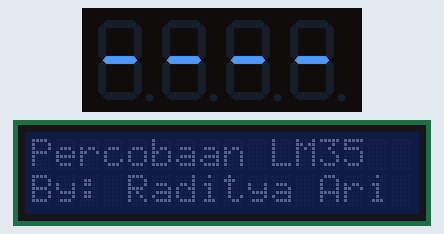
Recording of a sketch running on a simulated Arduino Uno, built with avr-gcc and run on an emulated ATmega328P. Parts: 4-digit seven-segment display, 16×2 character LCD. Wiring (inferred from the names in the program): 4-digit 7-segment display, segments lit when HIGH: segments pin 9, pin 8, pin 7, pin 6, pin 5, pin 4, pin 3; digit selects pin 13, pin 12, pin 11, pin 10. The segment pins are drawn as the display they are named for; what the sketch prints to the serial monitor is not drawn.

Above: at 0.3 s.
At 2.7 s:
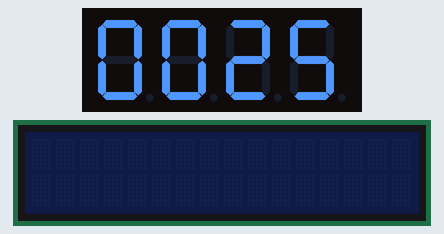
At 35.5 s:
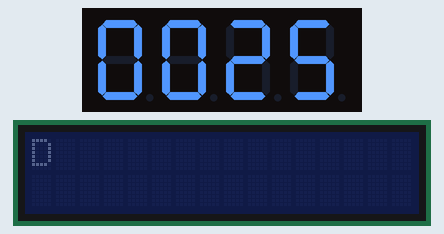
At 36.0 s:
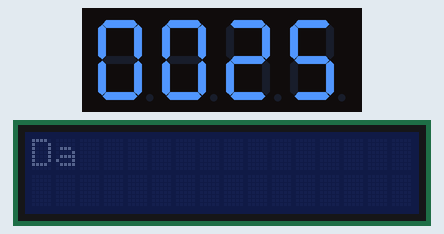
At 36.6 s:
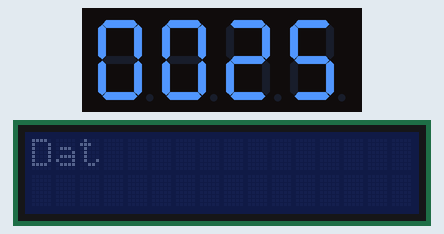
At 38.2 s:
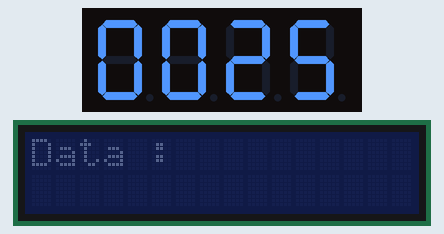

Measured:
- what the display in image 0 shows lasts 1.8 s, from 0.3 s to 2.1 s
- what the display in image 1 shows lasts 32.8 s, from 2.6 s to 35.4 s
- what the display in image 2 shows lasts 0.6 s, from 35.4 s to 36.0 s
- what the display in image 5 shows lasts 1.0 s, from 38.2 s to 39.2 s

The sketch:

Percobaan_LM35.ino
```cpp
#include <LiquidCrystal_I2C.h>

LiquidCrystal_I2C lcd(0x20, 16, 2);

int pinSuhu = A0;
float suhu, data;

#define segments 7 // banyaknya segment
#define digits 4 // banyaknya digit

int pinSegments[] = {9,8,7,6,5,4,3}; // pin segment
int pinDigits[] = {13,12,11,10}; // pin digit

void setup() {
  Serial.begin(9600);
  pinMode(pinSuhu, INPUT);
  lcd.init();

  //pin segment mode OUTPUT
  for(int x = 0; x<segments; x++){
     pinMode(pinSegments[x], OUTPUT);
     Serial.println("Seg "+ String(x) +" OKE");
  }

  // pin digit mode output
  for(int x = 0; x<digits; x++){
     pinMode(pinDigits[x], OUTPUT);
     Serial.println("d "+ String(x) +" OKE");
  }

  lcd.print("Percobaan LM35");
  lcd.setCursor(0,1);
  lcd.print("By: Raditya Ari");
  number(0,0,0,0,0,0,1);
  delay(2000);
  clearDigits();
  lcd.clear();

  TCCR1A = 0;
  TCCR1B = 1;
  TCNT1 = 0;
  TIMSK1 = 1;
}

ISR(TIMER1_OVF_vect){
   displaySev(suhu); // pada multi 7segments
}

void loop() {
  data = analogRead(pinSuhu);
  suhu = data * 500 / 1024;

  Serial.print("Data : "+String(data));
  Serial.print(" Suhu : ");

  Serial.println(suhu);
  displayLCD(suhu);
  delay(1000);
}

// set digit HIGH == tidak dapat ditulis
void clearDigits(){
  for(int x=0; x<4;x++){
    digitalWrite(x, HIGH);
  }
}

// untuk set high dan low segment
void number(int aa, int bb, int cc, int dd, int ee,int ff, int gg){
  digitalWrite(pinSegments[0], aa);
  digitalWrite(pinSegments[1], bb);
  digitalWrite(pinSegments[2], cc);
  digitalWrite(pinSegments[3], dd);
  digitalWrite(pinSegments[4], ee);
  digitalWrite(pinSegments[5], ff);
  digitalWrite(pinSegments[6], gg);
}

// untuk memilih angka 0-9
void pickNumber(int i){
  switch(i){
    case 0:
      number(1,1,1,1,1,1,0);
      break;
    case 1:
      number(0,1,1,0,0,0,0);
      break;
    case 2:
      number(1,1,0,1,1,0,1);
      break;
    case 3:
      number(1,1,1,1,0,0,1);
      break;
    case 4:
      number(0,1,1,0,0,1,1);
      break;
    case 5:
      number(1,0,1,1,0,1,1);
      break;
    case 6:
      number(1,0,1,1,1,1,1);
      break;
    case 7:
      number(1,1,1,0,0,0,0);
      break;
    case 8:
      number(1,1,1,1,1,1,1);
      break;
    case 9:
      number(1,1,1,1,0,1,1);
      break;
  }
}

// untuk menulis digit
void dgt(int d){
  digitalWrite(pinDigits[d], LOW);
  delay(5);
  digitalWrite(pinDigits[d], HIGH);
}

// untuk display multi 7segments
void displaySev(float sh){
  int x = sh;
  int n;
  if((sh-x) > 0.49){
    n = x+1;
  }else{
    n = x;
  }
  pickNumber(n/1000);
  dgt(0);
  pickNumber((n/100) % 10);
  dgt(1);
  pickNumber((n/10) % 10);
  dgt(2);
  pickNumber(n % 10);
  dgt(3);
}

// untuk display lcd
void displayLCD(float sh){
  lcd.setCursor(0,0);
  lcd.print("Data : "+String(data)+"  ");
  lcd.setCursor(0,1);
  lcd.print("Suhu : "+String(sh)+"  ");
}
```
